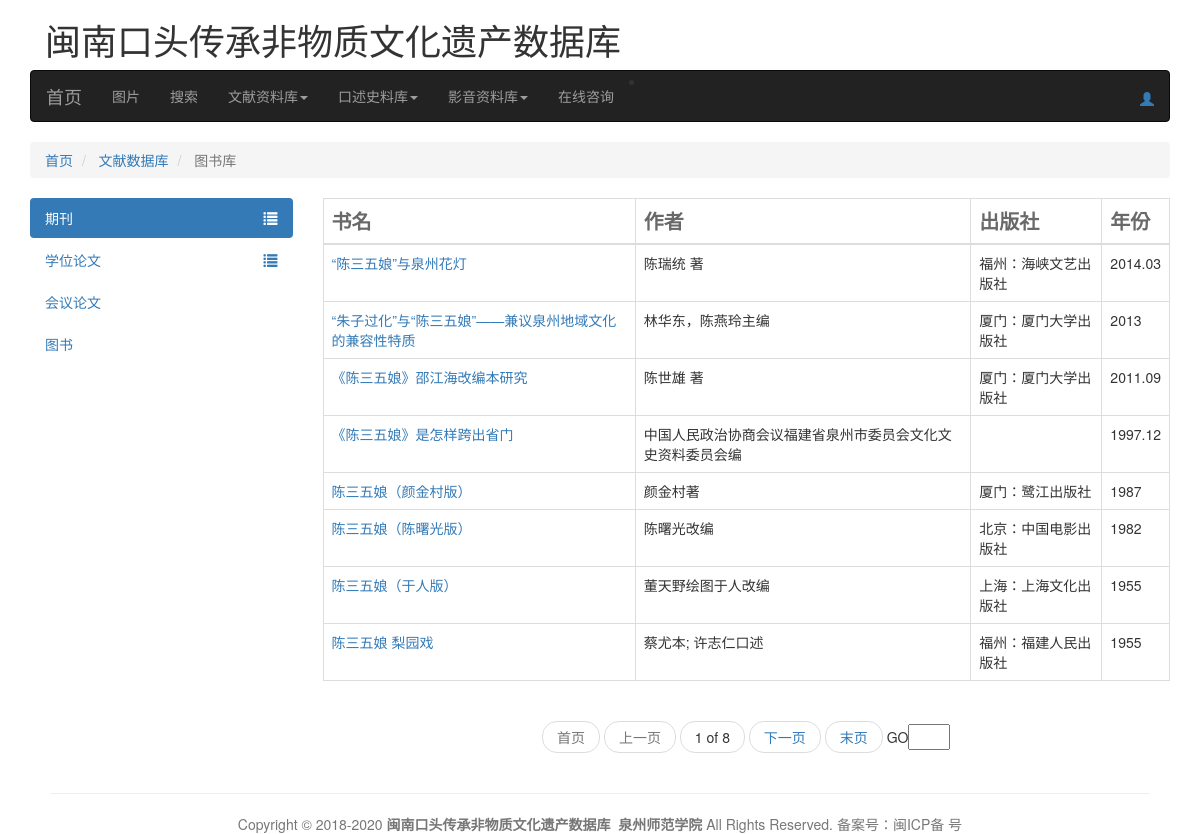
/documentdb/books/, run on the app's committed database.
### DocumentDB/models.py (models this page shows, shortened)
class Books(models.Model):
    Title = models.CharField(max_length=100,verbose_name="书名")
    Author = models.CharField(max_length=50,verbose_name='创作者或作者')
    Year = models.CharField(max_length=10,verbose_name='出版年份')
    Series = models.CharField(max_length=100,verbose_name='丛书名')
    Publisher = models.CharField(max_length=50,verbose_name='出版社')
    Keywords = models.CharField(max_length=100,verbose_name='关键词')
    Abstract = models.TextField(verbose_name='内容摘要')
    FilePath = models.FileField(upload_to='BOOKS/%Y/%m',verbose_name='上传本地图书文件')
    Memo = models.CharField(max_length=10, verbose_name='共有几页')
    UpdateTime = models.DateTimeField(auto_now=True)
    class Meta:
        ordering = ['-UpdateTime']
        verbose_name_plural = '图书信息表'
        verbose_name = "图书信息表"

### DocumentDB/views.py (the view)
# urls.py: path('books/',books,name='books'),#图书
def books(request):
    list = Books.objects.all()
    page = request.GET.get('page')
    paginator = Paginator(list, 8)
    try:
        cur_dissertation = paginator.page(page)
    except PageNotAnInteger:
        cur_dissertation = paginator.page(1)
    except EmptyPage:
        cur_dissertation = paginator.page(paginator.num_pages)
    return render(request, 'documentdb/books.html', {'cur_dissertation': cur_dissertation})

### template/documentdb/books.html (shortened to what this page needs)
{% extends "base.html" %}
{% load staticfiles %}
{% block content %}
    <div class="container">
        <div class="row">
            <div>
                <div class="col-sm-12">
                    <ul class="breadcrumb">
				        <li>
					        <a href="{% url 'index' %}">首页</a>
				        </li>
                        <li >
                            <a href="{% url 'DocumentDB:documentdb_main' %}">文献数据库</a>
				        </li>
                        <li class="active">
                            图书库
                        </li>
                    </ul>
                </div>
            </div>
            <div>
                <div class="col-sm-3">
                    <ul class="nav nav-pills nav-stacked">
                        <li id="left-navbar" class="active ">
                            <a href="{% url 'DocumentDB:periodical' %}">期刊
                                <span class="pull-right" style="border:none" data-toggle="collapse" data-parent="#left-navbar" href="#collapseone">
                                    <span class="glyphicon glyphicon-list "></span>
                                </span>
                            </a>
                        </li>
                        <li id="left-navbar-lw">
                            <a href="{% url 'DocumentDB:dissertation' %}">学位论文
                                <span class="pull-right" style="border:none" data-toggle="collapse" data-parent="#left-navbar-lw" href="#collapseone-lw">
                                    <span class="glyphicon glyphicon-list "></span>
                                </span>
                            </a>
                        </li>
                        <li><a href="{% url 'DocumentDB:conferencepapers' %}">会议论文</a></li>
                        <li><a href="{% url 'DocumentDB:books' %}">图书</a></li>
                    </ul>
                </div>
                <div class="col-sm-9">
                    {% block document_content %}
                        <table class="table table-bordered">
				            <thead>
					            <tr>
                                    <th>
                                        <span style="color:dimgrey;font-size:20px;">书名</span>
						            </th>
                                    <th>
                                        <span style="color:dimgrey;font-size:20px;">作者</span>
						            </th>
						            <th>
                                        <span style="color:dimgrey;font-size:20px;">出版社</span>
                                    </th>
                                    <th>
                                        <span style="color:dimgrey;font-size:20px;">年份</span>
                                    </th>
                                </tr>
				            </thead>
				            <tbody>
                                {% for item in cur_dissertation %}
					                <tr class="" >
						            <td>
                                        <a href="{% url 'DocumentDB:books_detail'  item.id  %} " target='view_windows'>{{ item.Title }}</a>
						            </td>
                                    <td>
                                        {{ item.Author }}
						            </td>
						            <td>
                                        {{ item.Publisher }}
						            </td>
						            <td>
							            {{ item.Year }}
						            </td>
					            </tr>
                                {% empty %}
                                    抱歉！暂无期刊数据
                                {% endfor %}
				            </tbody>
			            </table>
                    {% endblock %}
                </div>
            </div>
            <div>
                <div>
                    <div class="col-sm-3"></div>
                    <div class="col-sm-9">
                        {% block pagediv %}
                            <ul class="pager">
                                {% if cur_dissertation.number == 1 %}
                                    <li class="disabled">
                                        <span>首页</span>
                                    </li>
                                {% else %}
                                    <li>
                                        <a href="?page=1">首页</a>
                                    </li>
                                {% endif %}
                                {% if cur_dissertation.has_previous %}
                                    <li>
                                        <a href="?page={{ cur_dissertation.previous_page_number }}">上一页</a>
                                    </li>
                                {% else %}
                                    <li class="disabled">
                                        <span>上一页</span>
                                    </li>
                                {% endif %}
                                <li>
                                    <span>{{ cur_dissertation.number }}&nbspof&nbsp{{ cur_dissertation.paginator.num_pages }}</span>
                                </li>
                                {% if cur_dissertation.has_next %}
                                    <li>
                                        <a href="?page={{ cur_dissertation.next_page_number }}">下一页</a>
                                    </li>
                                {% else %}
                                    <li class="disabled">
                                        <span>下一页</span>
                                    </li>
                                {% endif %}
                                {% if cur_dissertation.number == cur_dissertation.paginator.num_pages %}
                                    <li class="disabled">
                                        <span>末页</span>
                                    </li>
                                {% else %}
                                    <li>
    	                                <a href="?page={{ cur_dissertation.paginator.num_pages }}">末页</a>
                                    </li>
                                {% endif %}
                                <li>
                                    GO<input type="text" size="2">
                                </li>
                            </ul>
                        {% endblock %}
                    </div>
                </div>
            </div>
        </div>
    </div>
{% endblock %}

### data on the page
Books: Title "“陈三五娘”与泉州花灯", Author "陈瑞统 著", Publisher "福州：海峡文艺出版社", Year "2014.03"
Books: Title "“朱子过化”与“陈三五娘”——兼议泉州地域文化的兼容性特质", Author "林华东，陈燕玲主编", Publisher "厦门：厦门大学出版社", Year "2013"
Books: Title "《陈三五娘》邵江海改编本研究", Author "陈世雄 著", Publisher "厦门：厦门大学出版社", Year "2011.09"
Books: Title "《陈三五娘》是怎样跨出省门", Author "中国人民政治协商会议福建省泉州市委员会文化文史资料委员会编", Year "1997.12"
Books: Title "陈三五娘（颜金村版）", Author "颜金村著", Publisher "厦门：鹭江出版社", Year "1987"
Books: Title "陈三五娘（陈曙光版）", Author "陈曙光改编", Publisher "北京：中国电影出版社", Year "1982"
Books: Title "陈三五娘（于人版）", Author "董天野绘图于人改编", Publisher "上海：上海文化出版社", Year "1955"
Books: Title "陈三五娘 梨园戏", Author "蔡尤本; 许志仁口述", Publisher "福州：福建人民出版社", Year "1955"

### other printed values
{{ cur_dissertation.number }} "1"
{{ cur_dissertation.paginator.num_pages }} "8"
